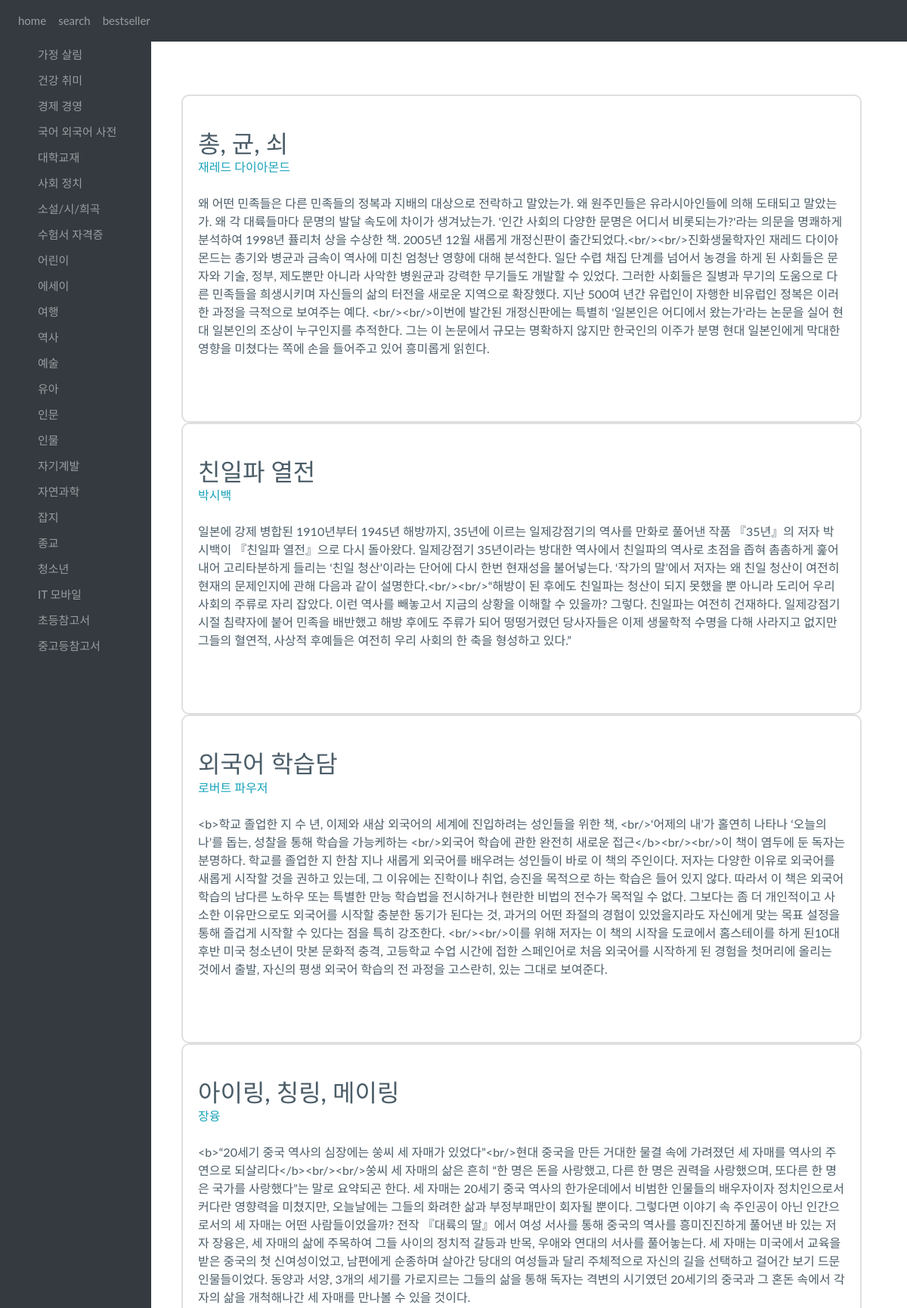
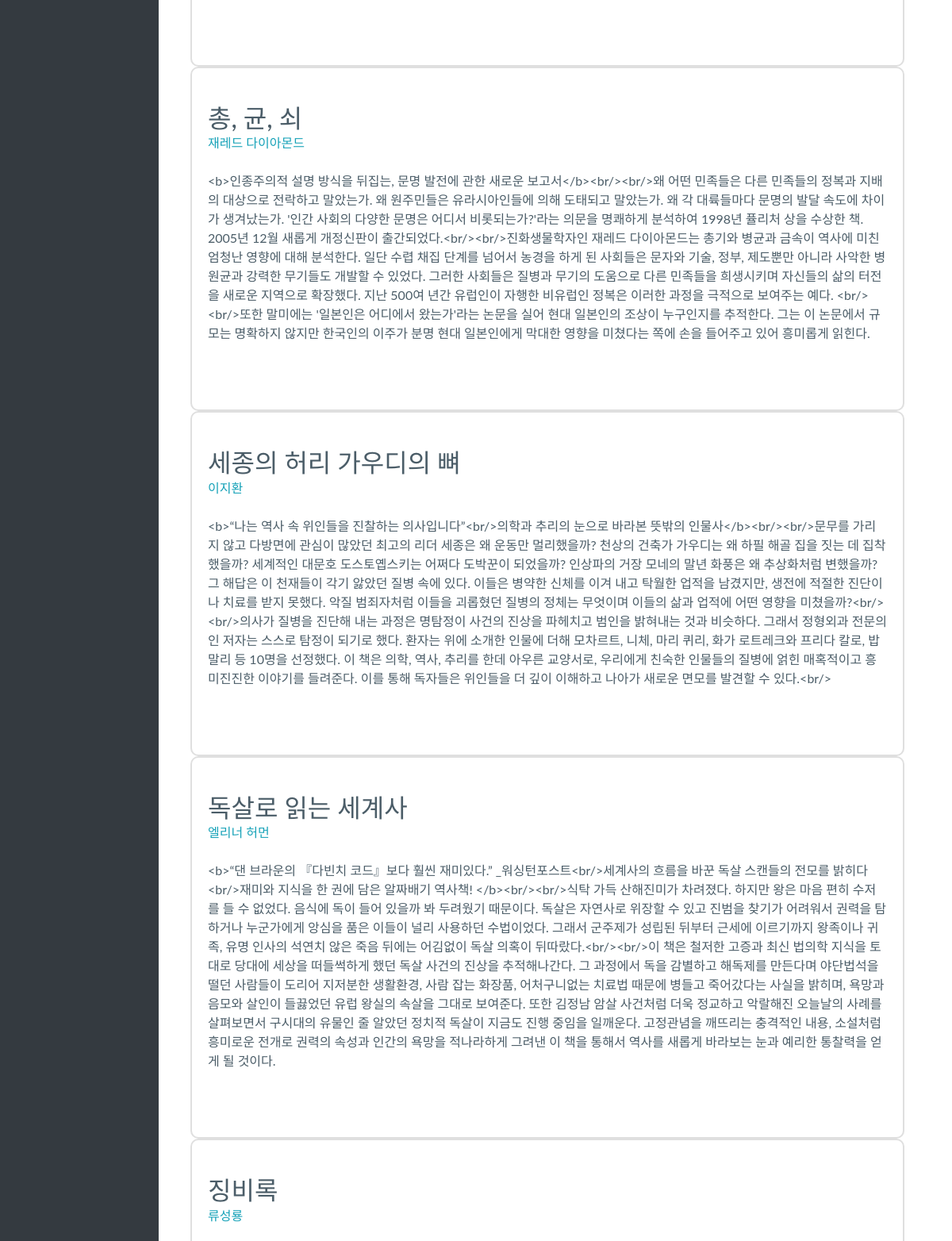
Page /category/001001010 (upper part) on the committed database (2 pictures, top to bottom).
### category/models.py (models this page shows)
class CategoryTwelve(models.Model):
    name = models.CharField(max_length=100)
    author = models.CharField(max_length=100)
    description = models.TextField()

### category/views.py (the view)
# urls.py: path('category/001001010', category.views.twelve, name='twelve'),
def twelve(request):
    historys = CategoryTwelve.objects
    return render(request, 'category/category12.html', {'history': historys})

### category/templates/category/category12.html (shortened to what this page needs)
{% extends 'category/base.html' %}
{% block content %}
<body>
 {% for history in history.all%}
    <div class="col-md-4 mb-3 mb-md-0">
        <div class="card h-100 py-3">
          <div class="card-body my-2">
            <div class="d-flex align-items-center">
              <div class="flex-1 align-items-center">
                <h2 class="mb-0 fs--1 text-1000 fw-medium">{{history.name}}</h2>
                <p class="fs--2 fw-normal text-info mb-0">{{history.author}}</p><br/>
              </div>
            </div>
            <p class="card-text ps-7 ps-md-0 ps-xl-7 pt-md-4 pt-lg-3 pt-xl-0">{{history.description}}</p><br/>
          </div>
        </div>
    </div>
{%endfor%}
</body>
{% endblock  %}

### category/templates/category/base.html (style rules this page uses)
body { margin: 0px; background-color: #F0EDCC; }

### category/templates/category/category12.html (style rules this page uses)
.card { border: 0; }
.py-3 { padding-top: 1rem !important; padding-bottom: 1rem !important; }
.h-100 { height: 100% !important; width: 75vw !important; }
.card { position: relative; display: -webkit-box; display: -ms-flexbox; display: flex; -webkit-box-orient: vertical; -webkit-box-direction: normal; -ms-flex-direction: column; flex-direction: column; min-width: 0; word-wrap: break-word; background-color: #fff; background-clip: border-box; border: 2px solid rgba(0,0,0,0.125); border-radius: .625rem; }
body { -webkit-font-smoothing: antialiased; -moz-osx-font-smoothing: grayscale; position: relative; }
body { margin: 0; font-family: "Lato",-apple-system,BlinkMacSystemFont,"Segoe UI","Helvetica Neue",Arial,sans-serif,"Apple Color Emoji","Segoe UI Emoji","Segoe UI Symbol"; font-size: 1rem; font-weight: 400; line-height: 1.5; color: #4B5D68; background-color: #fff; -webkit-text-size-adjust: 100%; -webkit-tap-highlight-color: rgba(0,0,0,0); }
:root { --bs-blue: #5F37EF; --bs-indigo: #727cf5; --bs-purple: #9C69E2; --bs-pink: #F063B8; --bs-red: #EF4358; --bs-orange: #F56538; --bs-yellow: #FFBA49; --bs-green: #68C9BA; --bs-teal: #299EF3; --bs-cyan: #38B0F5; --bs-white: #fff; --bs-gray: #94A2B3; --bs-gray-dark: #4B5D68; --bs-primary: #5F37EF; --bs-secondary: #299EF3; --bs-success: #68C9BA; --bs-info: #9C69E2; --bs-warning: #FFBA49; --bs-danger: #F063B8; --bs-light: #f9fafd; --bs-dark: #0b1727; --bs-font-sans-serif: "Lato", "Poppins", -apple-system, BlinkMacSystemFont, "Segoe UI", "Helvetica Neue", Arial, sans-serif, "Apple Color Emoji", "Segoe UI Emoji", "Segoe UI Symbol"; --bs-font-monospace: "SFMono-Regular", Menlo, Monaco, Consolas, "Liberation Mono", "Courier New", monospace; --bs-gradient: linear-gradient(180deg, rgba(255,255,255,0.15), rgba(255,255,255,0)); }

### rows in the picture
CategoryTwelve: name "총, 균, 쇠", author "재레드 다이아몬드", description "왜 어떤 민족들은 다른 민족들의 정복과 지배의 대상으로 전락하고 말았는가. 왜 원주민들은 유라시아인들에 의해 도태되고 말았는가. 왜 각 대륙들마다 문명의 발달 속도에 차이가 생겨났는가. '인간 사회의 다양한 문명은 어디서 비롯되는가?'라는 의문을 명쾌하게 분석하여 1998년 퓰리처 상을 수상한 책. 2005년 12월 새롭게 개정신판이 출간되었다.<br/><br/>진화생물학자인 재레드 다이아몬드는 총기와 병균과 금속이 역사에 미친 엄청난 영향에 대해 분석한다. 일단 수렵 채집 단계를 넘어서 농경을 하게 된 사회들은 문자와 기술, 정부, 제도뿐만 아니라 사악한 병원균과 강력한 무기들도 개발할 수 있었다. 그러한 사회들은 질병과 무기의 도움으로 다른 민족들을 희생시키며 자신들의 삶의 터전을 새로운 지역으로 확장했다. 지난 500여 년간 유럽인이 자행한 비유럽인 정복은 이러한 과정을 극적으로 보여주는 예다. <br/><br/>이번에 발간된 개정신판에는 특별히 '일본인은 어디에서 왔는가'라는 논문을 실어 현대 일본인의 조상이 누구인지를 추적한다. 그는 이 논문에서 규모는 명확하지 않지만 한국인의 이주가 분명 현대 일본인에게 막대한 영향을 미쳤다는 쪽에 손을 들어주고 있어 흥미롭게 읽힌다."
CategoryTwelve: name "친일파 열전", author "박시백", description "일본에 강제 병합된 1910년부터 1945년 해방까지, 35년에 이르는 일제강점기의 역사를 만화로 풀어낸 작품 『35년』의 저자 박시백이 『친일파 열전』으로 다시 돌아왔다. 일제강점기 35년이라는 방대한 역사에서 친일파의 역사로 초점을 좁혀 촘촘하게 훑어내어 고리타분하게 들리는 ‘친일 청산’이라는 단어에 다시 한번 현재성을 불어넣는다. ‘작가의 말’에서 저자는 왜 친일 청산이 여전히 현재의 문제인지에 관해 다음과 같이 설명한다.<br/><br/>“해방이 된 후에도 친일파는 청산이 되지 못했을 뿐 아니라 도리어 우리 사회의 주류로 자리 잡았다. 이런 역사를 빼놓고서 지금의 상황을 이해할 수 있을까? 그렇다. 친일파는 여전히 건재하다. 일제강점기 시절 침략자에 붙어 민족을 배반했고 해방 후에도 주류가 되어 떵떵거렸던 당사자들은 이제 생물학적 수명을 다해 사라지고 없지만 그들의 혈연적, 사상적 후예들은 여전히 우리 사회의 한 축을 형성하고 있다.”"
CategoryTwelve: name "외국어 학습담", author "로버트 파우저", description "<b>학교 졸업한 지 수 년, 이제와 새삼 외국어의 세계에 진입하려는 성인들을 위한 책, <br/>‘어제의 내’가 홀연히 나타나 ‘오늘의 나’를 돕는, 성찰을 통해 학습을 가능케하는 <br/>외국어 학습에 관한 완전히 새로운 접근</b><br/><br/>이 책이 염두에 둔 독자는 분명하다. 학교를 졸업한 지 한참 지나 새롭게 외국어를 배우려는 성인들이 바로 이 책의 주인이다. 저자는 다양한 이유로 외국어를 새롭게 시작할 것을 권하고 있는데, 그 이유에는 진학이나 취업, 승진을 목적으로 하는 학습은 들어 있지 않다. 따라서 이 책은 외국어 학습의 남다른 노하우 또는 특별한 만능 학습법을 전시하거나 현란한 비법의 전수가 목적일 수 없다. 그보다는 좀 더 개인적이고 사소한 이유만으로도 외국어를 시작할 충분한 동기가 된다는 것, 과거의 어떤 좌절의 경험이 있었을지라도 자신에게 맞는 목표 설정을 통해 즐겁게 시작할 수 있다는 점을 특히 강조한다. <br/><br/>이를 위해 저자는 이 책의 시작을 도쿄에서 홈스테이를 하게 된10대 후반 미국 청소년이 맛본 문화적 충격, 고등학교 수업 시간에 접한 스페인어로 처음 외국어를 시작하게 된 경험을 첫머리에 올리는 것에서 출발, 자신의 평생 외국어 학습의 전 과정을 고스란히, 있는 그대로 보여준다."
CategoryTwelve: name "아이링, 칭링, 메이링", author "장융", description "<b>“20세기 중국 역사의 심장에는 쑹씨 세 자매가 있었다”<br/>현대 중국을 만든 거대한 물결 속에 가려졌던 세 자매를 역사의 주연으로 되살리다</b><br/><br/>쑹씨 세 자매의 삶은 흔히 “한 명은 돈을 사랑했고, 다른 한 명은 권력을 사랑했으며, 또다른 한 명은 국가를 사랑했다”는 말로 요약되곤 한다. 세 자매는 20세기 중국 역사의 한가운데에서 비범한 인물들의 배우자이자 정치인으로서 커다란 영향력을 미쳤지만, 오늘날에는 그들의 화려한 삶과 부정부패만이 회자될 뿐이다. 그렇다면 이야기 속 주인공이 아닌 인간으로서의 세 자매는 어떤 사람들이었을까? 전작 『대륙의 딸』에서 여성 서사를 통해 중국의 역사를 흥미진진하게 풀어낸 바 있는 저자 장융은, 세 자매의 삶에 주목하여 그들 사이의 정치적 갈등과 반목, 우애와 연대의 서사를 풀어놓는다. 세 자매는 미국에서 교육을 받은 중국의 첫 신여성이었고, 남편에게 순종하며 살아간 당대의 여성들과 달리 주체적으로 자신의 길을 선택하고 걸어간 보기 드문 인물들이었다. 동양과 서양, 3개의 세기를 가로지르는 그들의 삶을 통해 독자는 격변의 시기였던 20세기의 중국과 그 혼돈 속에서 각자의 삶을 개척해나간 세 자매를 만나볼 수 있을 것이다."
CategoryTwelve: name "총, 균, 쇠", author "재레드 다이아몬드", description "<b>인종주의적 설명 방식을 뒤집는, 문명 발전에 관한 새로운 보고서</b><br/><br/>왜 어떤 민족들은 다른 민족들의 정복과 지배의 대상으로 전락하고 말았는가. 왜 원주민들은 유라시아인들에 의해 도태되고 말았는가. 왜 각 대륙들마다 문명의 발달 속도에 차이가 생겨났는가. '인간 사회의 다양한 문명은 어디서 비롯되는가?'라는 의문을 명쾌하게 분석하여 1998년 퓰리처 상을 수상한 책. 2005년 12월 새롭게 개정신판이 출간되었다.<br/><br/>진화생물학자인 재레드 다이아몬드는 총기와 병균과 금속이 역사에 미친 엄청난 영향에 대해 분석한다. 일단 수렵 채집 단계를 넘어서 농경을 하게 된 사회들은 문자와 기술, 정부, 제도뿐만 아니라 사악한 병원균과 강력한 무기들도 개발할 수 있었다. 그러한 사회들은 질병과 무기의 도움으로 다른 민족들을 희생시키며 자신들의 삶의 터전을 새로운 지역으로 확장했다. 지난 500여 년간 유럽인이 자행한 비유럽인 정복은 이러한 과정을 극적으로 보여주는 예다. <br/><br/>또한 말미에는 '일본인은 어디에서 왔는가'라는 논문을 실어 현대 일본인의 조상이 누구인지를 추적한다. 그는 이 논문에서 규모는 명확하지 않지만 한국인의 이주가 분명 현대 일본인에게 막대한 영향을 미쳤다는 쪽에 손을 들어주고 있어 흥미롭게 읽힌다."
CategoryTwelve: name "세종의 허리 가우디의 뼈", author "이지환", description "<b>“나는 역사 속 위인들을 진찰하는 의사입니다”<br/>의학과 추리의 눈으로 바라본 뜻밖의 인물사</b><br/><br/>문무를 가리지 않고 다방면에 관심이 많았던 최고의 리더 세종은 왜 운동만 멀리했을까? 천상의 건축가 가우디는 왜 하필 해골 집을 짓는 데 집착했을까? 세계적인 대문호 도스토옙스키는 어쩌다 도박꾼이 되었을까? 인상파의 거장 모네의 말년 화풍은 왜 추상화처럼 변했을까? 그 해답은 이 천재들이 각기 앓았던 질병 속에 있다. 이들은 병약한 신체를 이겨 내고 탁월한 업적을 남겼지만, 생전에 적절한 진단이나 치료를 받지 못했다. 악질 범죄자처럼 이들을 괴롭혔던 질병의 정체는 무엇이며 이들의 삶과 업적에 어떤 영향을 미쳤을까?<br/><br/>의사가 질병을 진단해 내는 과정은 명탐정이 사건의 진상을 파헤치고 범인을 밝혀내는 것과 비슷하다. 그래서 정형외과 전문의인 저자는 스스로 탐정이 되기로 했다. 환자는 위에 소개한 인물에 더해 모차르트, 니체, 마리 퀴리, 화가 로트레크와 프리다 칼로, 밥 말리 등 10명을 선정했다. 이 책은 의학, 역사, 추리를 한데 아우른 교양서로, 우리에게 친숙한 인물들의 질병에 얽힌 매혹적이고 흥미진진한 이야기를 들려준다. 이를 통해 독자들은 위인들을 더 깊이 이해하고 나아가 새로운 면모를 발견할 수 있다.<br/>"
CategoryTwelve: name "독살로 읽는 세계사", author "엘리너 허먼", description "<b>“댄 브라운의 『다빈치 코드』보다 훨씬 재미있다.” _워싱턴포스트<br/>세계사의 흐름을 바꾼 독살 스캔들의 전모를 밝히다<br/>재미와 지식을 한 권에 담은 알짜배기 역사책! </b><br/><br/>식탁 가득 산해진미가 차려졌다. 하지만 왕은 마음 편히 수저를 들 수 없었다. 음식에 독이 들어 있을까 봐 두려웠기 때문이다. 독살은 자연사로 위장할 수 있고 진범을 찾기가 어려워서 권력을 탐하거나 누군가에게 앙심을 품은 이들이 널리 사용하던 수법이었다. 그래서 군주제가 성립된 뒤부터 근세에 이르기까지 왕족이나 귀족, 유명 인사의 석연치 않은 죽음 뒤에는 어김없이 독살 의혹이 뒤따랐다.<br/><br/>이 책은 철저한 고증과 최신 법의학 지식을 토대로 당대에 세상을 떠들썩하게 했던 독살 사건의 진상을 추적해나간다. 그 과정에서 독을 감별하고 해독제를 만든다며 야단법석을 떨던 사람들이 도리어 지저분한 생활환경, 사람 잡는 화장품, 어처구니없는 치료법 때문에 병들고 죽어갔다는 사실을 밝히며, 욕망과 음모와 살인이 들끓었던 유럽 왕실의 속살을 그대로 보여준다. 또한 김정남 암살 사건처럼 더욱 정교하고 악랄해진 오늘날의 사례를 살펴보면서 구시대의 유물인 줄 알았던 정치적 독살이 지금도 진행 중임을 일깨운다. 고정관념을 깨뜨리는 충격적인 내용, 소설처럼 흥미로운 전개로 권력의 속성과 인간의 욕망을 적나라하게 그려낸 이 책을 통해서 역사를…"
CategoryTwelve: name "징비록", author "류성룡"
